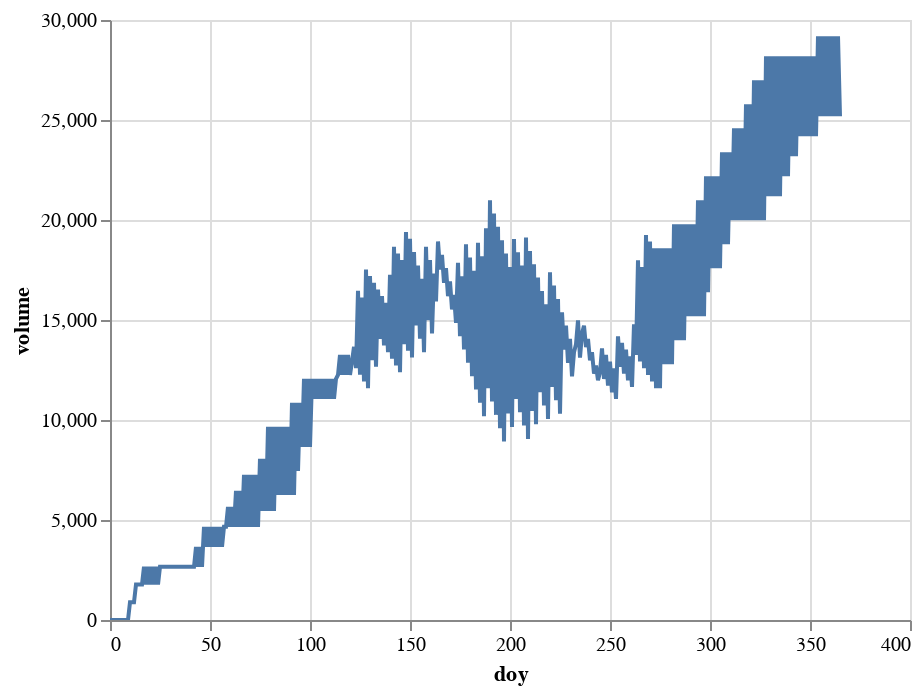

Write notebook code for a chart like this one.
### Code cell
alt.Chart(dcuve).mark_line().encode(
    x='doy',
    y='volume'
).interactive()

### Figure 1 — Vega-Lite specification as saved in the notebook (floating-point values rounded to 4 significant figures; data arrays with more than 128 entries replaced by an {"elided": "..."} marker saying what was removed)
{"config": {"view": {"continuousWidth": 400, "continuousHeight": 300}}, "data": {"name": "data-16d6431c60cf62110cb9e52149faeda6"}, "mark": "line", "encoding": {"x": {"field": "doy", "type": "quantitative"}, "y": {"field": "volume", "type": "quantitative"}}, "selection": {"selector005": {"type": "interval", "bind": "scales", "encodings": ["x", "y"]}}, "$schema": "https://vega.github.io/schema/vega-lite/v4.17.0.json", "datasets": {"data-16d6431c60cf62110cb9e52149faeda6": {"elided": "366 records"}}}
